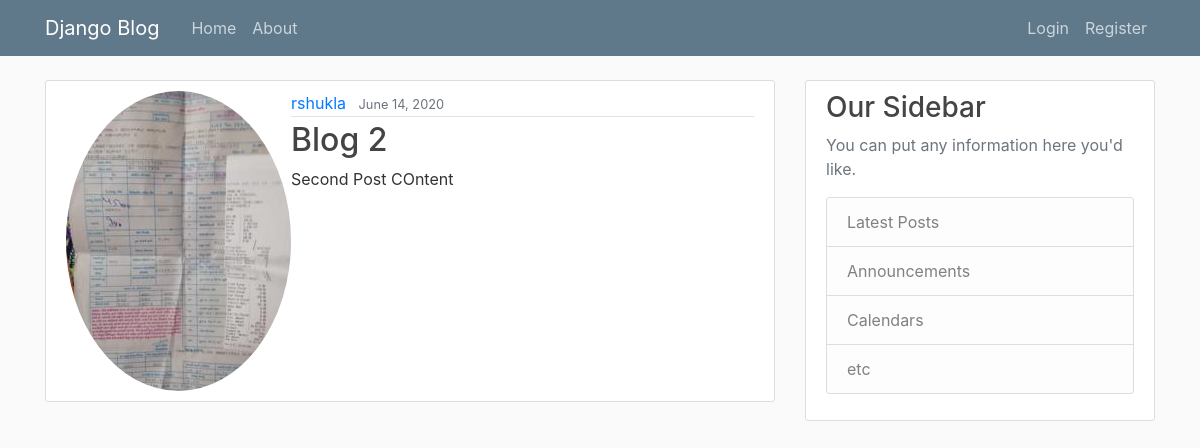
The app's page /post/2/ with its own data.
### blog/models.py (models this page shows, shortened)
class Post(models.Model):
    title = models.CharField(max_length = 100)
    content = models.TextField()
    date_posted = models.DateTimeField(default = timezone.now)
    author = models.ForeignKey(User, on_delete = models.CASCADE)

### users/models.py (models this page shows, shortened)
class Profile(models.Model):
    user = models.OneToOneField(User, on_delete=models.CASCADE)
    image  = models.ImageField(default='default.jpg', upload_to='profile_pics')

### blog/views.py (the view)
# urls.py: path('post/<int:pk>/', PostDetailView.as_view(), name='post-detail'),
class PostDetailView(DetailView):
    model = Post

### blog/templates/blog/post_detail.html (shortened to what this page needs)
{% extends "blog/base.html" %}
{% block content %}
    <article class="media content-section">
        <img class="rounded-circle articel-img" src="{{ object.author.profile.image.url }}">
        <div class="media-body">
            <div class="article-metadata">
                <a class="mr-2" href="#">{{ object.author }}</a>
                <small class="text-muted">{{ object.date_posted | date:"F d, Y" }}</small>
            </div>
            <h2 class="article-title">{{ object.title }}</h2>
            <p class="article-content">{{ object.content }}</p>
        </div>
    </article>
{% endblock content %}

### blog/static/blog/main.css (style rules this page uses)
body { background: #fafafa; color: #333333; margin-top: 5rem; }
h1, h2, h3, h4, h5, h6 { color: #444444; }
.content-section { background: #ffffff; padding: 10px 20px; border: 1px solid #dddddd; border-radius: 3px; margin-bottom: 20px; }
.article-title { color: #444444; }
.article-content { white-space: pre-line; }
.article-metadata { padding-bottom: 1px; margin-bottom: 4px; border-bottom: 1px solid #e3e3e3 }

### records on screen
Post: author.profile.image (picture), author "rshukla", date_posted "June 14, 2020", title "Blog 2", content "Second Post COntent"
